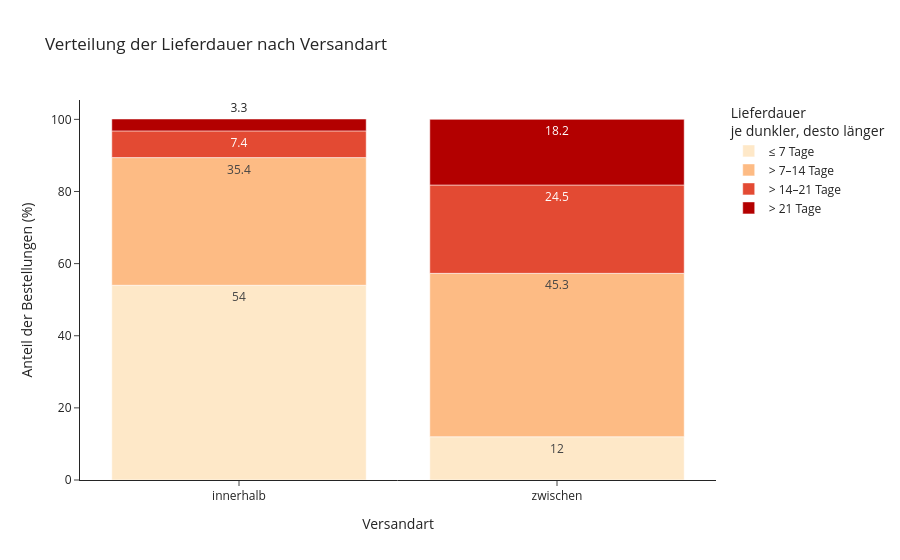

The notebook cell saved with this chart:
### Code cell
# Anteil jeder Lieferdauergruppe innerhalb einer Versandart (Zeilenprozente)
verteilung = (pd.crosstab(orders_analysis["interstate"], orders_analysis["delivery_days_group"],
                          normalize="index") * 100).round(1)
verteilung.index = verteilung.index.map({False: "innerhalb", True: "zwischen"})

# In langes Format bringen, damit Plotly die Gruppen stapeln kann
plot_verteilung = verteilung.reset_index().melt(
    id_vars="interstate", var_name="Lieferdauer", value_name="Anteil (%)")

# Gestapeltes Balkendiagramm
fig = px.bar(
    plot_verteilung,
    x="interstate",
    y="Anteil (%)",
    color="Lieferdauer",
    text="Anteil (%)",
    title="Verteilung der Lieferdauer nach Versandart",
    template='simple_white'
)
fig.update_layout(xaxis_title="Versandart", yaxis_title="Anteil der Bestellungen (%)",legend_title_text="Lieferdauer<br>je dunkler, desto länger")
fig.show()

### Figure 1 — Plotly figure (JSON) as saved in the notebook; plotly's stock layout.template omitted (floating-point values rounded to 4 significant figures)
{"data": [{"hovertemplate": "Lieferdauer=≤ 7 Tage<br>interstate=%{x}<br>Anteil (%)=%{text}<extra></extra>", "legendgroup": "≤ 7 Tage", "marker": {"color": "#fee8c8", "pattern": {"shape": ""}}, "name": "≤ 7 Tage", "orientation": "v", "showlegend": true, "text": [54.0, 12.0], "textposition": "auto", "type": "bar", "x": ["innerhalb", "zwischen"], "xaxis": "x", "y": [54.0, 12.0], "yaxis": "y"}, {"hovertemplate": "Lieferdauer=> 7–14 Tage<br>interstate=%{x}<br>Anteil (%)=%{text}<extra></extra>", "legendgroup": "> 7–14 Tage", "marker": {"color": "#fdbb84", "pattern": {"shape": ""}}, "name": "> 7–14 Tage", "orientation": "v", "showlegend": true, "text": [35.4, 45.3], "textposition": "auto", "type": "bar", "x": ["innerhalb", "zwischen"], "xaxis": "x", "y": [35.4, 45.3], "yaxis": "y"}, {"hovertemplate": "Lieferdauer=> 14–21 Tage<br>interstate=%{x}<br>Anteil (%)=%{text}<extra></extra>", "legendgroup": "> 14–21 Tage", "marker": {"color": "#e34a33", "pattern": {"shape": ""}}, "name": "> 14–21 Tage", "orientation": "v", "showlegend": true, "text": [7.4, 24.5], "textposition": "auto", "type": "bar", "x": ["innerhalb", "zwischen"], "xaxis": "x", "y": [7.4, 24.5], "yaxis": "y"}, {"hovertemplate": "Lieferdauer=> 21 Tage<br>interstate=%{x}<br>Anteil (%)=%{text}<extra></extra>", "legendgroup": "> 21 Tage", "marker": {"color": "#b30000", "pattern": {"shape": ""}}, "name": "> 21 Tage", "orientation": "v", "showlegend": true, "text": [3.3, 18.2], "textposition": "auto", "type": "bar", "x": ["innerhalb", "zwischen"], "xaxis": "x", "y": [3.3, 18.2], "yaxis": "y"}], "layout": {"barmode": "relative", "legend": {"title": {"text": "Lieferdauer<br>je dunkler, desto länger"}, "tracegroupgap": 0}, "title": {"text": "Verteilung der Lieferdauer nach Versandart"}, "xaxis": {"anchor": "y", "domain": [0, 1], "title": {"text": "Versandart"}}, "yaxis": {"anchor": "x", "domain": [0, 1], "title": {"text": "Anteil der Bestellungen (%)"}}}}
